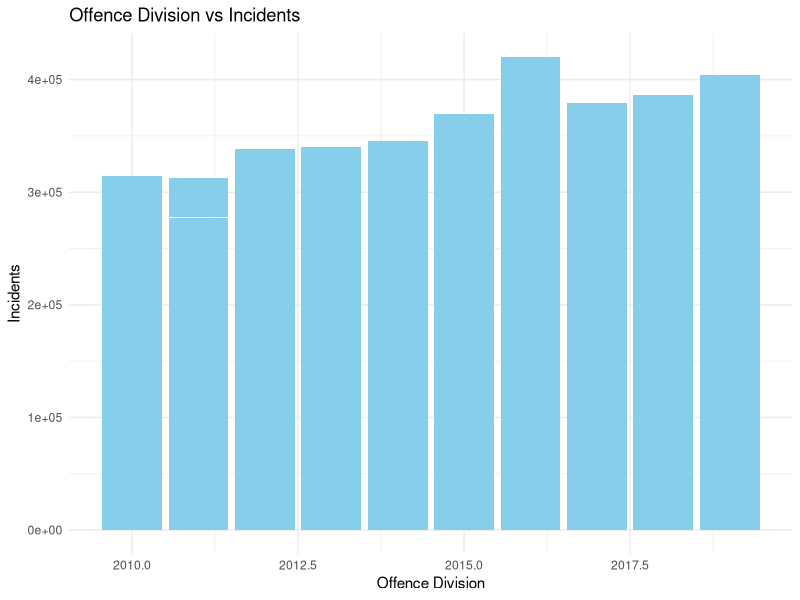
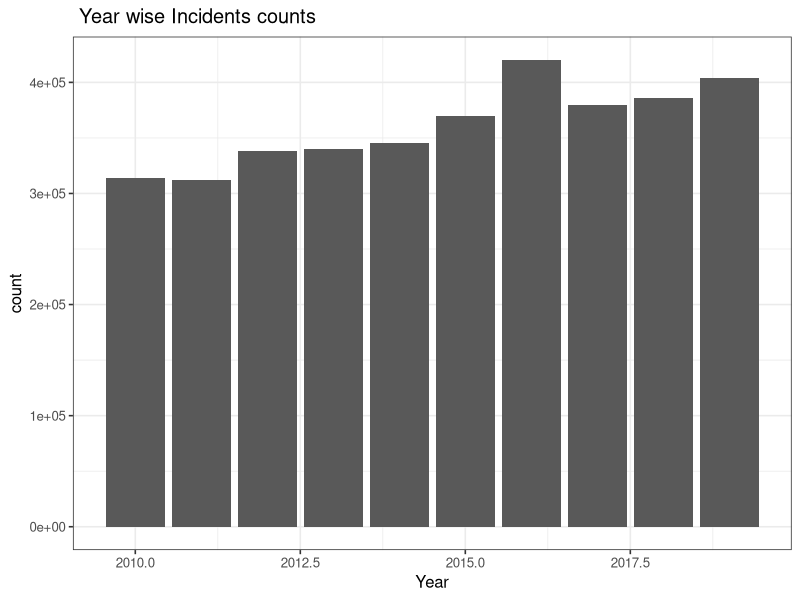
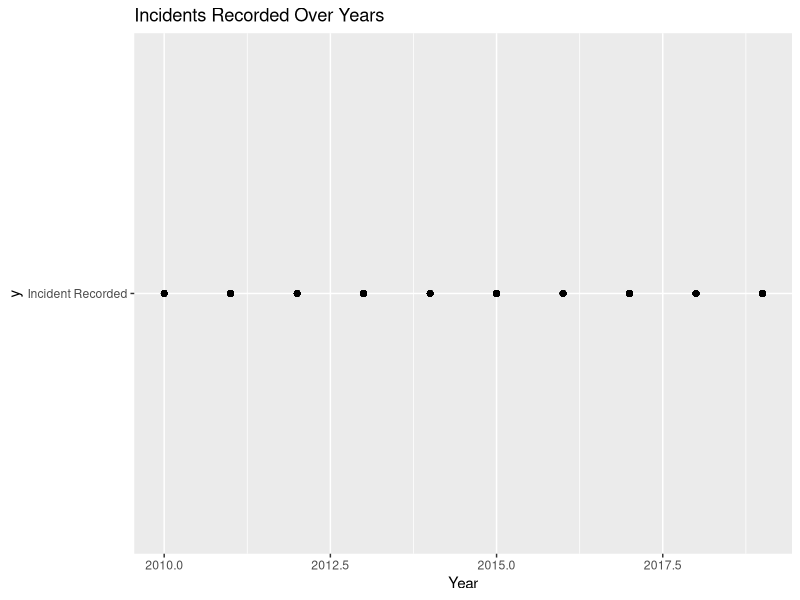

Here is the R script that generated these plots, in order:
## ---- chunk 1

library(readr)
library(ggplot2)
library(tidyverse)
## ---- chunk 2
Data_Tables_Criminal_Incidents_Visualisation_Year_Ending_December_2019 <- read_csv("Data_Tables_Criminal_Incidents_Visualisation_Year_Ending_December_2019.csv")

View(Data_Tables_Criminal_Incidents_Visualisation_Year_Ending_December_2019)
## ---- chunk 3
barchart <- ggplot(Data_Tables_Criminal_Incidents_Visualisation_Year_Ending_December_2019, aes(x = Year, y =`Incidents Recorded`)) +
  geom_bar(stat = "identity", fill = "skyblue") +
  labs(x = "Offence Division", y = "Incidents", title = "Offence Division vs Incidents") +
  theme_minimal() 
barchart
## ---- chunk 4
Data_Tables_Criminal_Incidents_Visualisation_Year_Ending_December_2019 %>%
  group_by(Year) %>%
  summarise(count = sum(as.integer(`Incidents Recorded`), na.rm = TRUE)) %>%
  ggplot() +
  geom_col(aes(x = Year, y = count), position = "dodge") +
  ggtitle(" Year wise Incidents counts ") +
  scale_fill_brewer(palette = "Dark2") + 
  theme_bw(base_size = 12)
## ---- chunk 5
library(ggplot2)
ggplot(data=Data_Tables_Criminal_Incidents_Visualisation_Year_Ending_December_2019, aes(x=Year, y= 'Incident Recorded', group= 1))+
  geom_point() +
  labs(x = "Year", title = "Incidents Recorded Over Years")
